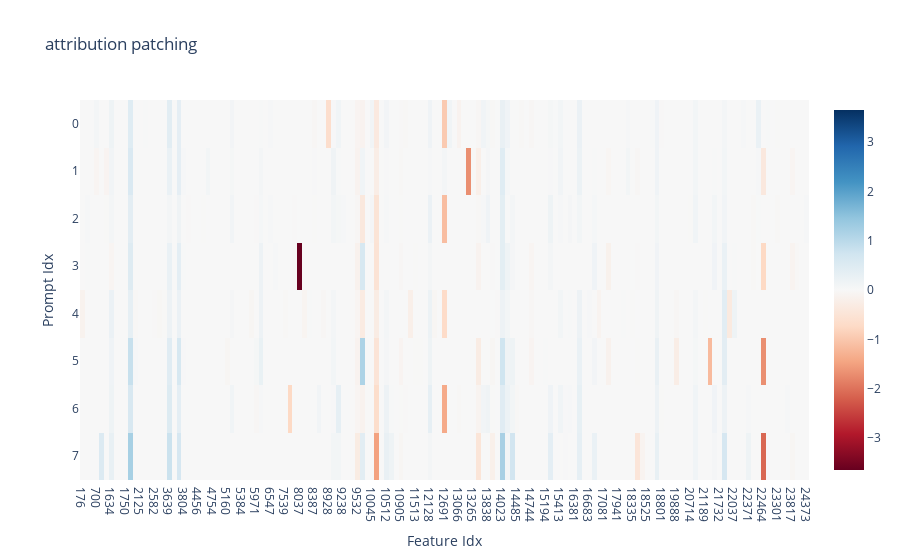

This figure's notebook cell:
### Code cell
px.imshow(
    sae_act_attr[:, s2_pos, all_live_features].cpu(),
    color_continuous_midpoint=0,
    color_continuous_scale='RdBu',
    title="attribution patching",
    labels = {"x":"Feature Idx", "y":"Prompt Idx"},
    x=list(map(str, all_live_features.tolist()))
)

### Figure 1 — Plotly figure (JSON) as saved in the notebook; plotly's stock layout.template omitted (floating-point values rounded to 4 significant figures; data arrays with more than 128 entries replaced by an {"elided": "..."} marker saying what was removed)
{"data": [{"coloraxis": "coloraxis", "hovertemplate": "Feature Idx: %{x}<br>Prompt Idx: %{y}<br>color: %{z}<extra></extra>", "name": "0", "type": "heatmap", "x": {"elided": "151 str values"}, "xaxis": "x", "yaxis": "y", "z": {"elided": "8x151 float values"}}], "layout": {"coloraxis": {"cmid": 0, "colorscale": [[0, "rgb(103,0,31)"], [0.1, "rgb(178,24,43)"], [0.2, "rgb(214,96,77)"], [0.3, "rgb(244,165,130)"], [0.4, "rgb(253,219,199)"], [0.5, "rgb(247,247,247)"], [0.6, "rgb(209,229,240)"], [0.7, "rgb(146,197,222)"], [0.8, "rgb(67,147,195)"], [0.9, "rgb(33,102,172)"], [1, "rgb(5,48,97)"]]}, "title": {"text": "attribution patching"}, "xaxis": {"anchor": "y", "constrain": "domain", "domain": [0, 1], "scaleanchor": "y", "title": {"text": "Feature Idx"}}, "yaxis": {"anchor": "x", "autorange": "reversed", "constrain": "domain", "domain": [0, 1], "title": {"text": "Prompt Idx"}}}}
